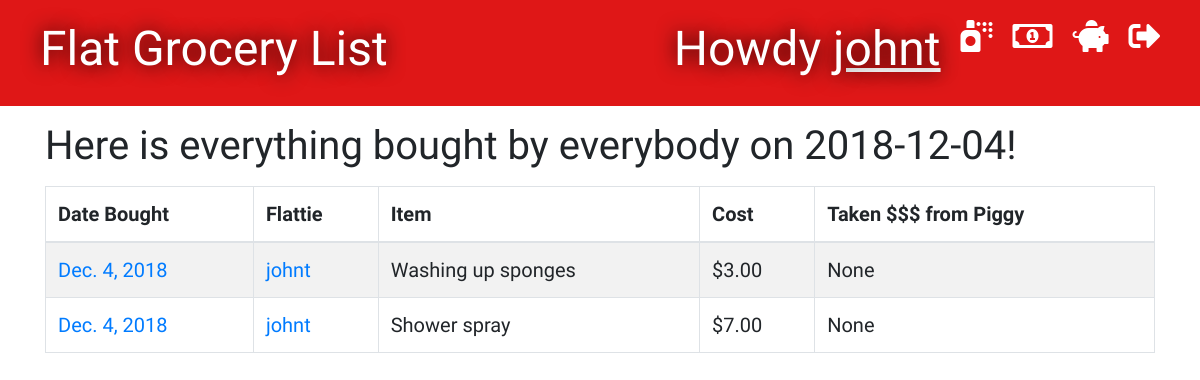
Before: /groceries/2018-12-04/bought_list/ (signed in) with the older database file.
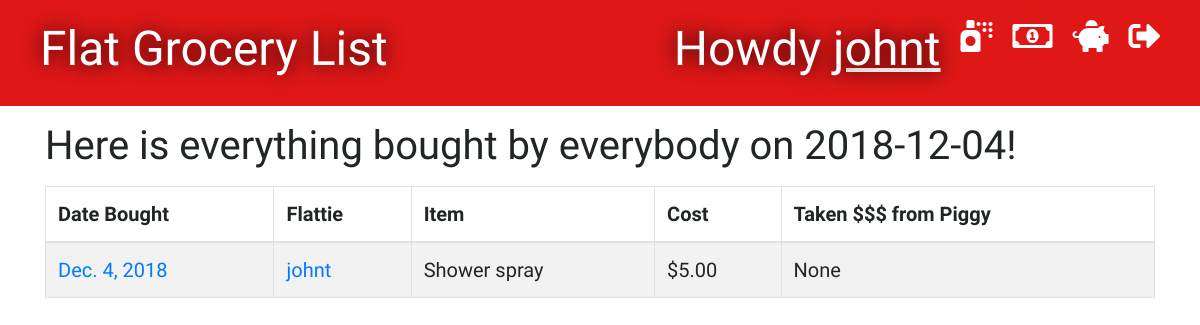
After: the same page with the newer database file.
### groceries/models.py (models this page shows, shortened)
class Grocery(models.Model):
    person = models.ForeignKey('auth.User', on_delete=models.CASCADE)
    item = models.CharField(max_length=100)
    cost = models.DecimalField(max_digits=8, decimal_places=2)
    bought_date = models.DateField(default=timezone.now)
    paid_date = models.DateField(blank=True, null=True)

### groceries/views.py (the view)
# urls.py: path('groceries/<bought_date>/bought_list/', views.bought_date_list, name='bought_date_list'),
@ login_required
def bought_date_list(request, bought_date):
    groceries = Grocery.objects.filter(bought_date=bought_date).order_by('person')
    stuff_for_front_end ={'groceries': groceries, 'bought_date': bought_date}
    return render(request, 'groceries/bought_date_list.html', stuff_for_front_end)

### groceries/templates/groceries/bought_date_list.html (shortened to what this page needs)
{% extends 'groceries/base.html' %}
{% block content %}
    <h1>Here is everything bought by everybody on {{ bought_date }}!</h1>
    <table id="tablePreview" class="table table-striped table-hover table-bordered">
        <thead>
        <tr>
            <th>Date Bought</th>
            <th>Flattie</th>
            <th>Item</th>
            <th>Cost</th>
            <th>Taken $$$ from Piggy</th>
        </tr>
        </thead>
        <tbody>
            {% for grocery in groceries %}
                <tr>
                    <td><a href="{% url 'bought_date_list' bought_date=grocery.bought_date %}">{{ grocery.bought_date }}</a></td>
                    <td><a href="{% url 'purchaser_list' person_id=grocery.person_id %}">{{ grocery.person }}</a></td>
                    <td>{{ grocery.item }}</td>
                    <td>${{ grocery.cost }}</td>
                    <td>{{ grocery.paid_date }}</td>
                </tr>
            {% endfor %}
        </tbody>
    </table>
{% endblock %}

Changed rows visible on the page:
removed Grocery: bought_date "Dec. 4, 2018", person "johnt", item "Washing up sponges", cost "3.00", paid_date "None"
changed Grocery "Shower spray": cost "7.00" → "5.00"
